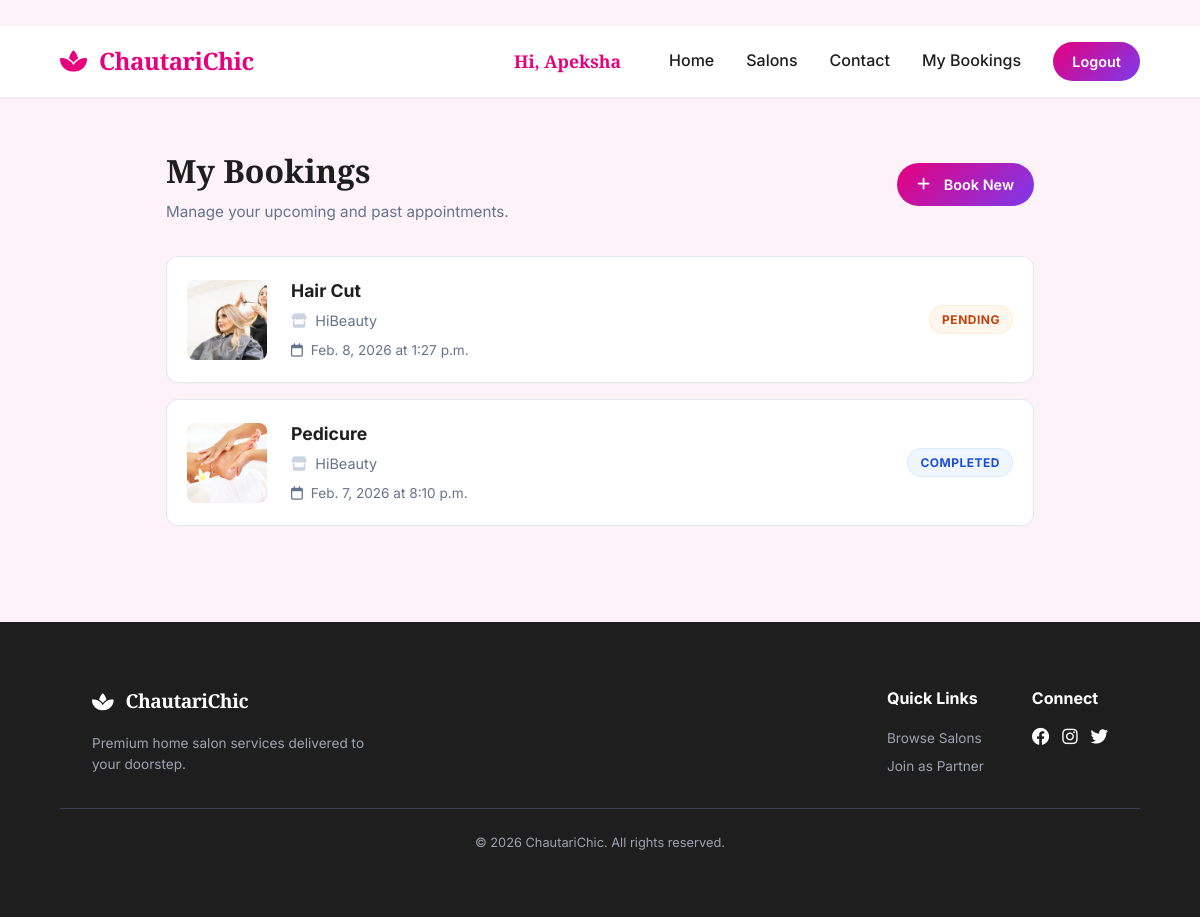
Screenshot of /bookings/my-bookings/ (signed in) with the database file from the repository.
### accounts/models.py (models this page shows, shortened)
class User(AbstractUser):
    USER_TYPE_CHOICES = (
        ('super_admin', 'Super Admin'),
        ('salon_owner', 'Salon Owner'),
        ('customer', 'Customer'),
    )
    user_type = models.CharField(max_length=20, choices=USER_TYPE_CHOICES, default='customer')
    phone_number = models.CharField(max_length=15, unique=True, null=True, blank=True)

### booking/models.py (models this page shows, shortened)
class Booking(models.Model):
    STATUS_CHOICES = [
        ('PENDING', 'Pending'),
        ('CONFIRMED', 'Confirmed'),
        ('COMPLETED', 'Completed'),
        ('CANCELLED', 'Cancelled'),
    ]
    customer = models.ForeignKey(
        settings.AUTH_USER_MODEL,
        on_delete=models.CASCADE,
        related_name='bookings'
    )
    salon = models.ForeignKey(Salon, on_delete=models.CASCADE, related_name='bookings')
    service = models.ForeignKey(Service, on_delete=models.CASCADE, related_name='bookings')
    staff = models.ForeignKey(Staff, on_delete=models.SET_NULL, null=True, blank=True, related_name='bookings')
    date = models.DateField()
    time = models.TimeField()
    status = models.CharField(max_length=20, choices=STATUS_CHOICES, default='PENDING')
    notes = models.TextField(blank=True)
    created_at = models.DateTimeField(auto_now_add=True)
    updated_at = models.DateTimeField(auto_now=True)
    class Meta:
        ordering = ['-date', '-time']

### salon/models.py (models this page shows, shortened)
class Service(models.Model):
    salon = models.ForeignKey(Salon, on_delete=models.CASCADE, related_name='services')
    category = models.ForeignKey(ServiceCategory, on_delete=models.CASCADE, related_name='services')
    name = models.CharField(max_length=200)
    price = models.DecimalField(max_digits=10, decimal_places=2)
    duration = models.PositiveIntegerField(help_text="Duration in minutes")
    description = models.TextField(blank=True)
    image = models.ImageField(upload_to='service_images/', null=True, blank=True)
    is_active = models.BooleanField(default=True)
    created_at = models.DateTimeField(auto_now_add=True)

class Salon(models.Model):
    owner = models.OneToOneField(
        settings.AUTH_USER_MODEL,
        on_delete=models.CASCADE,
        related_name='salon'
    )
    name = models.CharField(max_length=200)
    description = models.TextField()
    location = models.CharField(max_length=255)
    contact_number = models.CharField(max_length=20)
    opening_time = models.TimeField()
    closing_time = models.TimeField()
    logo = models.ImageField(upload_to='salon_logos/', null=True, blank=True)
    is_approved = models.BooleanField(default=False)
    is_active = models.BooleanField(default=True)
    created_at = models.DateTimeField(auto_now_add=True)

### booking/views.py (the view)
# urls.py: path('my-bookings/', views.MyBookingsView.as_view(), name='my_bookings'),
class MyBookingsView(LoginRequiredMixin, ListView):
    model = Booking
    template_name = 'booking/my_bookings_v2.html'
    context_object_name = 'bookings'
    def get_queryset(self):
        return Booking.objects.filter(customer=self.request.user).order_by('-created_at')

### booking/templates/booking/my_bookings_v2.html (shortened to what this page needs)
﻿{% extends 'salon/base.html' %}
{% block content %}
<div class="container" style="max-width: 900px; padding: 3rem 1rem;">
    <div style="display: flex; justify-content: space-between; align-items: center; margin-bottom: 2rem;">
        <div>
            <h1 style="font-family: var(--font-heading); font-size: 2rem; color: var(--dark); margin-bottom: 0.25rem;">My Bookings</h1>
            <p style="color: #64748b; font-size: 0.95rem;">Manage your upcoming and past appointments.</p>
        </div>
        <a href="{% url 'salon:public_salon_list' %}" class="btn btn-primary" style="padding: 10px 20px; font-size: 0.9rem;">
            <i class="fas fa-plus" style="margin-right: 6px;"></i> Book New
        </a>
    </div>
    {% if bookings %}
    <div style="display: flex; flex-direction: column; gap: 1rem;">
        {% for booking in bookings %}
        <div style="background: white; border-radius: 12px; padding: 1.25rem; border: 1px solid #e2e8f0; display: flex; align-items: center; gap: 1.5rem; box-shadow: 0 1px 2px rgba(0,0,0,0.02);">
            {% if booking.service.image %}
            <img src="{{ booking.service.image.url }}" alt="{{ booking.service.name }}" style="width: 80px; height: 80px; object-fit: cover; border-radius: 8px; flex-shrink: 0;">
            {% else %}
            <div style="width: 80px; height: 80px; background: linear-gradient(135deg, #E6007E 0%, #7C3AED 100%); border-radius: 8px; display: flex; align-items: center; justify-content: center; flex-shrink: 0;">
                <i class="fas fa-cut" style="color: white; font-size: 1.5rem;"></i>
            </div>
            {% endif %}
            <div style="flex: 1;">
                <h3 style="font-size: 1.1rem; color: var(--dark); margin-bottom: 0.25rem;">{{ booking.service.name }}</h3>
                <div style="color: #64748b; font-size: 0.9rem; display: flex; align-items: center; gap: 12px; margin-bottom: 0.5rem;">
                    <span><i class="fas fa-store" style="color: #cbd5e1; margin-right: 4px;"></i> {{ booking.salon.name }}</span>
                </div>
                <div style="color: #64748b; font-size: 0.85rem;">
                    <i class="far fa-calendar" style="margin-right: 4px;"></i> {{ booking.date }} at {{ booking.time }}
                </div>
            </div>
            <div style="text-align: right;">
                <span style="font-size: 0.75rem; font-weight: 700; text-transform: uppercase; padding: 6px 12px; border-radius: 99px; letter-spacing: 0.5px;
                {% if booking.status == 'PENDING' %} background: #fff7ed; color: #c2410c; border: 1px solid #ffedd5;
                {% elif booking.status == 'CONFIRMED' %} background: #ecfdf5; color: #047857; border: 1px solid #d1fae5;
                {% elif booking.status == 'CANCELLED' %} background: #fef2f2; color: #b91c1c; border: 1px solid #fee2e2;
                {% else %} background: #eff6ff; color: #1d4ed8; border: 1px solid #dbeafe; {% endif %}">
                    {{ booking.status }}
                </span>
            </div>
        </div>
        {% endfor %}
    </div>
    {% endif %}
</div>
{% endblock %}

### salon/templates/salon/base.html (shortened to what this page needs)
<!DOCTYPE html>
<html lang="en">
<head>
    <link rel="stylesheet" href="https://cdnjs.cloudflare.com/ajax/libs/font-awesome/6.4.0/css/all.min.css">
</head>
<body>
    <nav class="navbar">
        <a href="{% url 'home' %}" class="logo">
            <i class="fas fa-spa"></i>
            <span>ChautariChic</span>
        </a>
        <div class="nav-links">
            {% if user.is_authenticated %}
            <span class="nav-user"
                style="color: var(--primary); font-weight: 700; font-family: var(--font-heading); font-size: 1.1rem; margin-right: 1rem;">Hi,
                {{ user.first_name }}</span>
            <a href="{% url 'home' %}" class="nav-link">Home</a>
            <a href="{% url 'salon:public_salon_list' %}" class="nav-link">Salons</a>
            <a href="#" class="nav-link">Contact</a>
            {% if user.user_type == 'customer' %}
            <a href="{% url 'booking:my_bookings' %}" class="nav-link">My Bookings</a>
            {% elif user.user_type == 'salon_owner' %}
            <a href="{% url 'salon:dashboard' %}" class="btn btn-outline"
                style="padding: 0.5rem 1rem; font-size: 0.9rem;">Dashboard</a>
            {% elif user.user_type == 'super_admin' or user.is_superuser %}
            <a href="{% url 'salon:superadmin_dashboard' %}" class="btn btn-outline"
                style="padding: 0.5rem 1rem; font-size: 0.9rem;">Admin Panel</a>
            {% endif %}
            <a href="{% url 'logout' %}" class="btn btn-primary"
                style="padding: 0.5rem 1.2rem; font-size: 0.9rem;">Logout</a>
            {% else %}
            <a href="{% url 'home' %}" class="nav-link">Home</a>
            <a href="{% url 'salon:public_salon_list' %}" class="nav-link">Salons</a>
            <a href="#" class="nav-link">Contact</a>
            <a href="{% url 'login_page' %}" class="nav-link">Login</a>
            <a href="{% url 'register' %}" class="btn btn-primary">Sign Up</a>
            {% endif %}
        </div>
    </nav>
    <main>
        {% block content %}{% endblock %}
    </main>
    <footer>
        <div class="container"
            style="display: flex; flex-wrap: wrap; justify-content: space-between; gap: 2rem; padding-bottom: 0;">
            <div style="flex: 1; min-width: 250px;">
                <a href="#" class="logo"
                    style="color: var(--white); margin-bottom: 1rem; display: inline-flex; font-size: 1.2rem;">
                    <i class="fas fa-spa"></i>
                    <span>ChautariChic</span>
                </a>
                <p style="color: #9CA3AF; font-size: 0.85rem; max-width: 300px;">Premium home salon services delivered
                    to your doorstep.
                </p>
            </div>
            <div style="display: flex; gap: 3rem; flex-wrap: wrap;">
                <div>
                    <h4 style="margin-bottom: 1rem; font-size: 1rem;">Quick Links</h4>
                    <ul style="list-style: none; color: #9CA3AF; font-size: 0.85rem;">
                        <li style="margin-bottom: 0.4rem;"><a href="#"
                                style="color: inherit; text-decoration: none;">Browse Salons</a></li>
                        <li style="margin-bottom: 0.4rem;"><a href="#"
                                style="color: inherit; text-decoration: none;">Join as Partner</a></li>
                    </ul>
                </div>
                <div>
                    <h4 style="margin-bottom: 1rem; font-size: 1rem;">Connect</h4>
                    <div style="display: flex; gap: 0.8rem; font-size: 1.1rem;">
                        <a href="#" style="color: var(--white);"><i class="fab fa-facebook"></i></a>
                        <a href="#" style="color: var(--white);"><i class="fab fa-instagram"></i></a>
                        <a href="#" style="color: var(--white);"><i class="fab fa-twitter"></i></a>
                    </div>
                </div>
            </div>
        </div>
        <div class="container"
            style="border-top: 1px solid #374151; margin-top: 1.5rem; padding-top: 1.5rem; text-align: center; color: #9CA3AF; font-size: 0.8rem;">
            <p>&copy; 2026 ChautariChic. All rights reserved.</p>
        </div>
    </footer>
</body>
</html>

### salon/templates/salon/base.html (style rules this page uses)
:root { --primary: #E6007E; --primary-gradient: linear-gradient(135deg, #E6007E 0%, #7C3AED 100%); --secondary: #7C3AED; --dark: #1E1E1E; --light: #FDF2F8; --white: #FFFFFF; --gray: #6B7280; --gray-light: #F3F4F6; --font-heading: 'Playfair Display', serif; --font-body: 'Inter', sans-serif; --transition: all 0.3s cubic-bezier(0.4, 0, 0.2, 1); --shadow-sm: 0 1px 2px 0 rgba(0, 0, 0, 0.05); --shadow-md: 0 4px 6px -1px rgba(0, 0, 0, 0.1); --shadow-lg: 0 10px 15px -3px rgba(0, 0, 0, 0.1); }
* { margin: 0; padding: 0; box-sizing: border-box; }
body { font-family: var(--font-body); background-color: var(--light); color: var(--dark); line-height: 1.6; }
.navbar { background: var(--white); padding: 1rem 5%; display: flex; justify-content: space-between; align-items: center; position: sticky; top: 0; z-index: 1000; box-shadow: var(--shadow-sm); }
.logo { display: flex; align-items: center; gap: 12px; text-decoration: none; color: var(--primary); font-size: 24px; }
.logo span { font-family: var(--font-heading); font-weight: 700; letter-spacing: -0.5px; }
.nav-links { display: flex; gap: 2rem; align-items: center; }
.nav-link { text-decoration: none; color: var(--dark); font-weight: 500; transition: var(--transition); }
.btn { padding: 0.75rem 1.5rem; border-radius: 9999px; font-weight: 600; cursor: pointer; transition: var(--transition); text-decoration: none; display: inline-flex; align-items: center; gap: 0.5rem; border: none; }
.btn-primary { background: var(--primary-gradient); color: var(--white); }
.container { max-width: 1200px; margin: 0 auto; padding: 2rem; }
footer { background: var(--dark); color: var(--white); padding: 2rem 5%; margin-top: 3rem; font-size: 0.9rem; }

### rows the page displays
User: first_name "Apeksha"
Booking: service.image (picture), service.name "Hair Cut", salon.name "HiBeauty", date "Feb. 8, 2026", time "1:27 p.m.", status "PENDING"
Booking: service.image (picture), service.name "Pedicure", salon.name "HiBeauty", date "Feb. 7, 2026", time "8:10 p.m.", status "COMPLETED"
